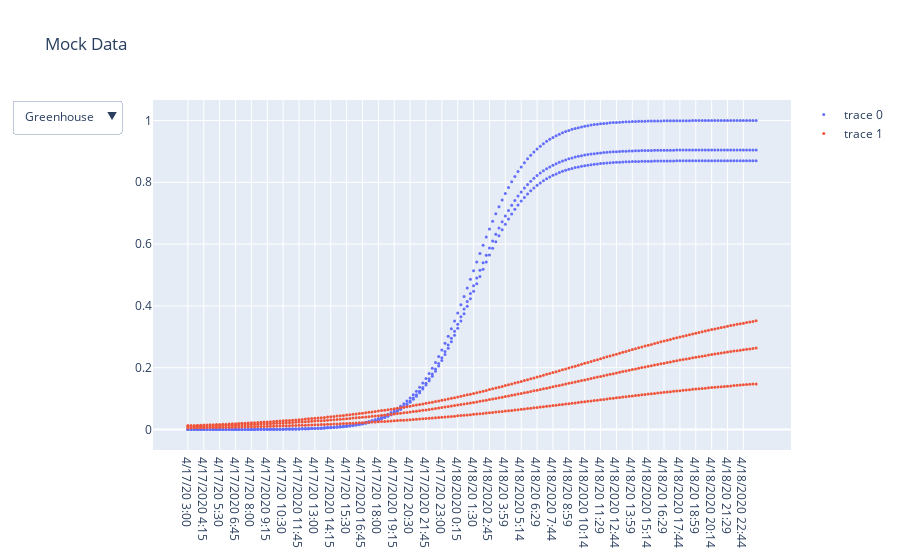

Here is the notebook cell this chart was saved with:
### Code cell
fig = go.Figure(data,layout)
fig.show()

### Figure 1 — Plotly figure (JSON) as saved in the notebook; plotly's stock layout.template omitted (floating-point values rounded to 4 significant figures; data arrays with more than 128 entries replaced by an {"elided": "..."} marker saying what was removed)
{"data": [{"marker": {"size": 3}, "mode": "markers", "type": "scatter", "x": {"elided": "540 str values"}, "y": {"elided": "540 float values"}}, {"marker": {"size": 3}, "mode": "markers", "type": "scatter", "x": {"elided": "540 str values"}, "y": {"elided": "540 float values"}}], "layout": {"title": {"text": "Mock Data"}, "updatemenus": [{"buttons": [{"args": [{"visible": [true, false]}], "label": "Greenhouse", "method": "update"}, {"args": [{"visible": [false, true]}], "label": "Field", "method": "update"}]}]}}
